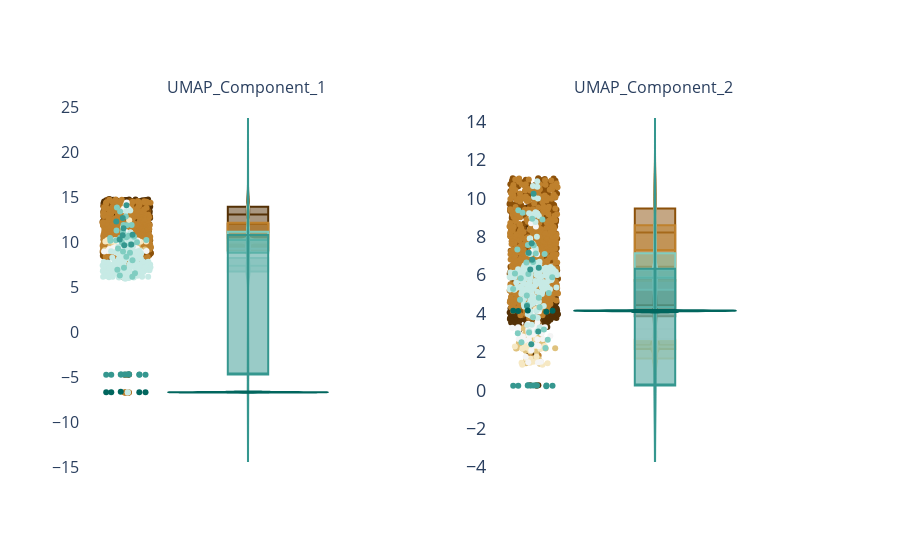

The code cell stored with this chart in its notebook:
### Markdown cell above
<font size="+1" color="grey"><b> 2.1.5 Violin Plot</b></font><br/>

### Code cell
from Implementations.visualization import create_plotly_violin_plots
violin_plot = create_plotly_violin_plots(merged_datasets, 'UMAP_Component_1', 'UMAP_Component_2', target="localization_site", base_colors=color_scheme)
violin_plot.update_layout(
    font=dict(size=18),
    title_font=dict(size=24),
    xaxis=dict(title_font=dict(size=20), tickfont=dict(size=16)),
    yaxis=dict(title_font=dict(size=20), tickfont=dict(size=16))

)
# .write_image("../../images/case3_violin_plot.png", width=800, height=400, scale=2)
violin_plot

### Figure 1 — Plotly figure (JSON) as saved in the notebook; plotly's stock layout.template omitted (floating-point values rounded to 4 significant figures; data arrays with more than 128 entries replaced by an {"elided": "..."} marker saying what was removed)
{"data": [{"alignmentgroup": "True", "box": {"visible": true}, "hovertemplate": "localization_site=MIT<br>UMAP_Component_1=%{y}<extra></extra>", "legendgroup": "MIT", "marker": {"color": "#543005"}, "name": "MIT", "offsetgroup": "MIT", "orientation": "v", "points": "all", "scalegroup": "True", "showlegend": true, "type": "violin", "x0": " ", "xaxis": "x", "y": {"elided": "244 float values"}, "y0": " ", "yaxis": "y"}, {"alignmentgroup": "True", "box": {"visible": true}, "hovertemplate": "localization_site=NUC<br>UMAP_Component_1=%{y}<extra></extra>", "legendgroup": "NUC", "marker": {"color": "#8c510a"}, "name": "NUC", "offsetgroup": "NUC", "orientation": "v", "points": "all", "scalegroup": "True", "showlegend": true, "type": "violin", "x0": " ", "xaxis": "x", "y": {"elided": "429 float values"}, "y0": " ", "yaxis": "y"}, {"alignmentgroup": "True", "box": {"visible": true}, "hovertemplate": "localization_site=CYT<br>UMAP_Component_1=%{y}<extra></extra>", "legendgroup": "CYT", "marker": {"color": "#bf812d"}, "name": "CYT", "offsetgroup": "CYT", "orientation": "v", "points": "all", "scalegroup": "True", "showlegend": true, "type": "violin", "x0": " ", "xaxis": "x", "y": {"elided": "463 float values"}, "y0": " ", "yaxis": "y"}, {"alignmentgroup": "True", "box": {"visible": true}, "hovertemplate": "localization_site=ME1<br>UMAP_Component_1=%{y}<extra></extra>", "legendgroup": "ME1", "marker": {"color": "#dfc27d"}, "name": "ME1", "offsetgroup": "ME1", "orientation": "v", "points": "all", "scalegroup": "True", "showlegend": true, "type": "violin", "x0": " ", "xaxis": "x", "y": [9.235, 9.822, 9.237, 9.648, 9.002, 9.686, 9.107, 13.74, 9.459, 9.138, 13.76, 9.301, 8.916, 9.382, 10.06, 9.67, 9.785, 9.206, 9.551, 9.967, 9.808, 9.926, 9.018, 9.067, 8.976, 9.537, 9.582, 9.645, 9.15, 9.095, 8.854, 9.162, 9.533, 9.498, 8.988, 8.965, 9.19, 9.205, 9.824, 9.818, 10.14, 8.587, 9.204, 9.649], "y0": " ", "yaxis": "y"}, {"alignmentgroup": "True", "box": {"visible": true}, "hovertemplate": "localization_site=EXC<br>UMAP_Component_1=%{y}<extra></extra>", "legendgroup": "EXC", "marker": {"color": "#f6e8c3"}, "name": "EXC", "offsetgroup": "EXC", "orientation": "v", "points": "all", "scalegroup": "True", "showlegend": true, "type": "violin", "x0": " ", "xaxis": "x", "y": [10.09, 11.64, 9.63, 9.439, 10.42, 10.33, 10.14, 10.3, 9.958, 9.924, 9.141, 9.766, 10.15, 9.577, 13.87, 10.21, 10.25, 14.14, 10.03, 10.28, 10.33, 10.1, 10.27, 10.06, 10.23, 10.16, 12.47, 10.14, 10.33, 9.998, 10.09, 10.02, 10.31, 9.942, 9.67], "y0": " ", "yaxis": "y"}, {"alignmentgroup": "True", "box": {"visible": true}, "hovertemplate": "localization_site=ME2<br>UMAP_Component_1=%{y}<extra></extra>", "legendgroup": "ME2", "marker": {"color": "#f5f5f5"}, "name": "ME2", "offsetgroup": "ME2", "orientation": "v", "points": "all", "scalegroup": "True", "showlegend": true, "type": "violin", "x0": " ", "xaxis": "x", "y": [9.255, 10.19, 9.214, 10.31, 8.966, 9.999, 8.928, 9.055, 9.274, 9.31, 11.09, 9.349, 9.469, 10.26, 8.835, 9.303, 9.176, 10.22, 9.312, 10.34, 8.404, 9.087, 10.52, 11.18, 8.383, 9.064, 13.68, 8.996, 9.222, 9.814, 13.59, 6.904, 8.985, 9.856, 9.857, 9.043, 9.394, -6.675, 7.037, 8.18, 10.26, 8.815, 10.27, 8.969, 9.849, 14.43, 8.529, 9.05, 13.77, 9.386, 8.877], "y0": " ", "yaxis": "y"}, {"alignmentgroup": "True", "box": {"visible": true}, "hovertemplate": "localization_site=ME3<br>UMAP_Component_1=%{y}<extra></extra>", "legendgroup": "ME3", "marker": {"color": "#c7eae5"}, "name": "ME3", "offsetgroup": "ME3", "orientation": "v", "points": "all", "scalegroup": "True", "showlegend": true, "type": "violin", "x0": " ", "xaxis": "x", "y": {"elided": "163 float values"}, "y0": " ", "yaxis": "y"}, {"alignmentgroup": "True", "box": {"visible": true}, "hovertemplate": "localization_site=VAC<br>UMAP_Component_1=%{y}<extra></extra>", "legendgroup": "VAC", "marker": {"color": "#80cdc1"}, "name": "VAC", "offsetgroup": "VAC", "orientation": "v", "points": "all", "scalegroup": "True", "showlegend": true, "type": "violin", "x0": " ", "xaxis": "x", "y": [11.92, 10.01, 10.25, 8.027, 11.17, 6.173, 10.56, 10.19, 10.44, 11.91, 6.576, 8.4, 9.998, 12.88, 10.27, 6.971, 13.43, 10.5, 9.313, 8.993, 11.92, 8.852, 11.33, 10.53, 10.73, 10.64, 13.87, 7.18, 6.328, 9.757], "y0": " ", "yaxis": "y"}, {"alignmentgroup": "True", "box": {"visible": true}, "hovertemplate": "localization_site=POX<br>UMAP_Component_1=%{y}<extra></extra>", "legendgroup": "POX", "marker": {"color": "#35978f"}, "name": "POX", "offsetgroup": "POX", "orientation": "v", "points": "all", "scalegroup": "True", "showlegend": true, "type": "violin", "x0": " ", "xaxis": "x", "y": [-4.69, -4.683, -4.688, -4.677, -4.644, 10.31, 10.79, -4.659, -4.664, -4.672, 10.84, 12.31, 14.12, 12.7, 11.58, -4.68, -4.676, -4.674, 9.771, 9.696], "y0": " ", "yaxis": "y"}, {"alignmentgroup": "True", "box": {"visible": true}, "hovertemplate": "localization_site=ERL<br>UMAP_Component_1=%{y}<extra></extra>", "legendgroup": "ERL", "marker": {"color": "#01665e"}, "name": "ERL", "offsetgroup": "ERL", "orientation": "v", "points": "all", "scalegroup": "True", "showlegend": true, "type": "violin", "x0": " ", "xaxis": "x", "y": [-6.648, -6.627, -6.636, -6.581, -6.643], "y0": " ", "yaxis": "y"}, {"alignmentgroup": "True", "box": {"visible": true}, "hovertemplate": "localization_site=MIT<br>UMAP_Component_2=%{y}<extra></extra>", "legendgroup": "MIT", "marker": {"color": "#543005"}, "name": "MIT", "offsetgroup": "MIT", "orientation": "v", "points": "all", "scalegroup": "True", "showlegend": true, "type": "violin", "x0": " ", "xaxis": "x2", "y": {"elided": "244 float values"}, "y0": " ", "yaxis": "y2"}, {"alignmentgroup": "True", "box": {"visible": true}, "hovertemplate": "localization_site=NUC<br>UMAP_Component_2=%{y}<extra></extra>", "legendgroup": "NUC", "marker": {"color": "#8c510a"}, "name": "NUC", "offsetgroup": "NUC", "orientation": "v", "points": "all", "scalegroup": "True", "showlegend": true, "type": "violin", "x0": " ", "xaxis": "x2", "y": {"elided": "429 float values"}, "y0": " ", "yaxis": "y2"}, {"alignmentgroup": "True", "box": {"visible": true}, "hovertemplate": "localization_site=CYT<br>UMAP_Component_2=%{y}<extra></extra>", "legendgroup": "CYT", "marker": {"color": "#bf812d"}, "name": "CYT", "offsetgroup": "CYT", "orientation": "v", "points": "all", "scalegroup": "True", "showlegend": true, "type": "violin", "x0": " ", "xaxis": "x2", "y": {"elided": "463 float values"}, "y0": " ", "yaxis": "y2"}, {"alignmentgroup": "True", "box": {"visible": true}, "hovertemplate": "localization_site=ME1<br>UMAP_Component_2=%{y}<extra></extra>", "legendgroup": "ME1", "marker": {"color": "#dfc27d"}, "name": "ME1", "offsetgroup": "ME1", "orientation": "v", "points": "all", "scalegroup": "True", "showlegend": true, "type": "violin", "x0": " ", "xaxis": "x2", "y": [2.196, 1.581, 2.18, 2.404, 2.395, 2.652, 2.211, 3.231, 2.875, 2.188, 3.178, 2.012, 2.924, 2.425, 1.384, 1.626, 1.495, 2.163, 2.679, 2.23, 2.956, 1.404, 2.538, 2.238, 2.438, 2.625, 2.492, 2.342, 2.191, 2.173, 3.014, 2.009, 2.423, 2.34, 2.639, 2.462, 2.054, 2.181, 2.853, 1.627, 2.351, 3.049, 2.126, 1.652], "y0": " ", "yaxis": "y2"}, {"alignmentgroup": "True", "box": {"visible": true}, "hovertemplate": "localization_site=EXC<br>UMAP_Component_2=%{y}<extra></extra>", "legendgroup": "EXC", "marker": {"color": "#f6e8c3"}, "name": "EXC", "offsetgroup": "EXC", "orientation": "v", "points": "all", "scalegroup": "True", "showlegend": true, "type": "violin", "x0": " ", "xaxis": "x2", "y": [1.671, 7.648, 2.372, 2.877, 2.063, 2.263, 2.183, 2.153, 2.216, 1.43, 2.684, 1.51, 1.48, 4.23, 7.387, 1.651, 2.276, 7.28, 5.403, 2.312, 2.297, 2.408, 2.329, 1.409, 1.323, 1.33, 3.91, 1.474, 3.084, 1.428, 2.266, 2.301, 2.283, 1.758, 2.353], "y0": " ", "yaxis": "y2"}, {"alignmentgroup": "True", "box": {"visible": true}, "hovertemplate": "localization_site=ME2<br>UMAP_Component_2=%{y}<extra></extra>", "legendgroup": "ME2", "marker": {"color": "#f5f5f5"}, "name": "ME2", "offsetgroup": "ME2", "orientation": "v", "points": "all", "scalegroup": "True", "showlegend": true, "type": "violin", "x0": " ", "xaxis": "x2", "y": [2.643, 2.668, 2.959, 1.745, 3.211, 7.092, 2.926, 3.26, 4.559, 2.845, 8.539, 3.468, 2.3, 2.801, 3.223, 3.163, 2.084, 2.646, 3.012, 2.357, 4.079, 2.666, 4.106, 8.713, 7.919, 3.287, 3.29, 3.186, 2.904, 3.547, 3.285, 6.355, 2.6, 1.444, 1.457, 3.066, 4.874, 4.183, 4.993, 5.243, 9.179, 3.244, 2.449, 2.835, 1.49, 7.231, 3.375, 2.332, 3.318, 2.923, 3.128], "y0": " ", "yaxis": "y2"}, {"alignmentgroup": "True", "box": {"visible": true}, "hovertemplate": "localization_site=ME3<br>UMAP_Component_2=%{y}<extra></extra>", "legendgroup": "ME3", "marker": {"color": "#c7eae5"}, "name": "ME3", "offsetgroup": "ME3", "orientation": "v", "points": "all", "scalegroup": "True", "showlegend": true, "type": "violin", "x0": " ", "xaxis": "x2", "y": {"elided": "163 float values"}, "y0": " ", "yaxis": "y2"}, {"alignmentgroup": "True", "box": {"visible": true}, "hovertemplate": "localization_site=VAC<br>UMAP_Component_2=%{y}<extra></extra>", "legendgroup": "VAC", "marker": {"color": "#80cdc1"}, "name": "VAC", "offsetgroup": "VAC", "orientation": "v", "points": "all", "scalegroup": "True", "showlegend": true, "type": "violin", "x0": " ", "xaxis": "x2", "y": [8.943, 3.174, 4.326, 5.278, 8.909, 5.888, 7.34, 2.507, 7.101, 9.388, 6.065, 7.577, 2.627, 3.804, 2.199, 5.068, 4.444, 7.564, 6.686, 2.968, 9.254, 3.006, 6.662, 4.821, 5.846, 4.713, 7.14, 4.934, 6.085, 7.129], "y0": " ", "yaxis": "y2"}, {"alignmentgroup": "True", "box": {"visible": true}, "hovertemplate": "localization_site=POX<br>UMAP_Component_2=%{y}<extra></extra>", "legendgroup": "POX", "marker": {"color": "#35978f"}, "name": "POX", "offsetgroup": "POX", "orientation": "v", "points": "all", "scalegroup": "True", "showlegend": true, "type": "violin", "x0": " ", "xaxis": "x2", "y": [0.2577, 0.2483, 0.2556, 0.2433, 0.2149, 7.168, 6.291, 0.2297, 0.2298, 0.2378, 6.391, 10.24, 4.395, 6.805, 7.662, 0.2451, 0.2425, 0.2412, 3.062, 2.404], "y0": " ", "yaxis": "y2"}, {"alignmentgroup": "True", "box": {"visible": true}, "hovertemplate": "localization_site=ERL<br>UMAP_Component_2=%{y}<extra></extra>", "legendgroup": "ERL", "marker": {"color": "#01665e"}, "name": "ERL", "offsetgroup": "ERL", "orientation": "v", "points": "all", "scalegroup": "True", "showlegend": true, "type": "violin", "x0": " ", "xaxis": "x2", "y": [4.157, 4.135, 4.144, 4.089, 4.151], "y0": " ", "yaxis": "y2"}], "layout": {"annotations": [{"font": {"size": 16}, "showarrow": false, "text": "UMAP_Component_1", "x": 0.225, "xanchor": "center", "xref": "paper", "y": 1, "yanchor": "bottom", "yref": "paper"}, {"font": {"size": 16}, "showarrow": false, "text": "UMAP_Component_2", "x": 0.775, "xanchor": "center", "xref": "paper", "y": 1, "yanchor": "bottom", "yref": "paper"}], "font": {"size": 18}, "paper_bgcolor": "rgba(0,0,0,0)", "plot_bgcolor": "rgba(0,0,0,0)", "showlegend": false, "title": {"font": {"size": 24}}, "xaxis": {"anchor": "y", "domain": [0, 0.45], "tickfont": {"size": 16}, "title": {"font": {"size": 20}}}, "xaxis2": {"anchor": "y2", "domain": [0.55, 1]}, "yaxis": {"anchor": "x", "domain": [0, 1], "tickfont": {"size": 16}, "title": {"font": {"size": 20}}}, "yaxis2": {"anchor": "x2", "domain": [0, 1]}}}
